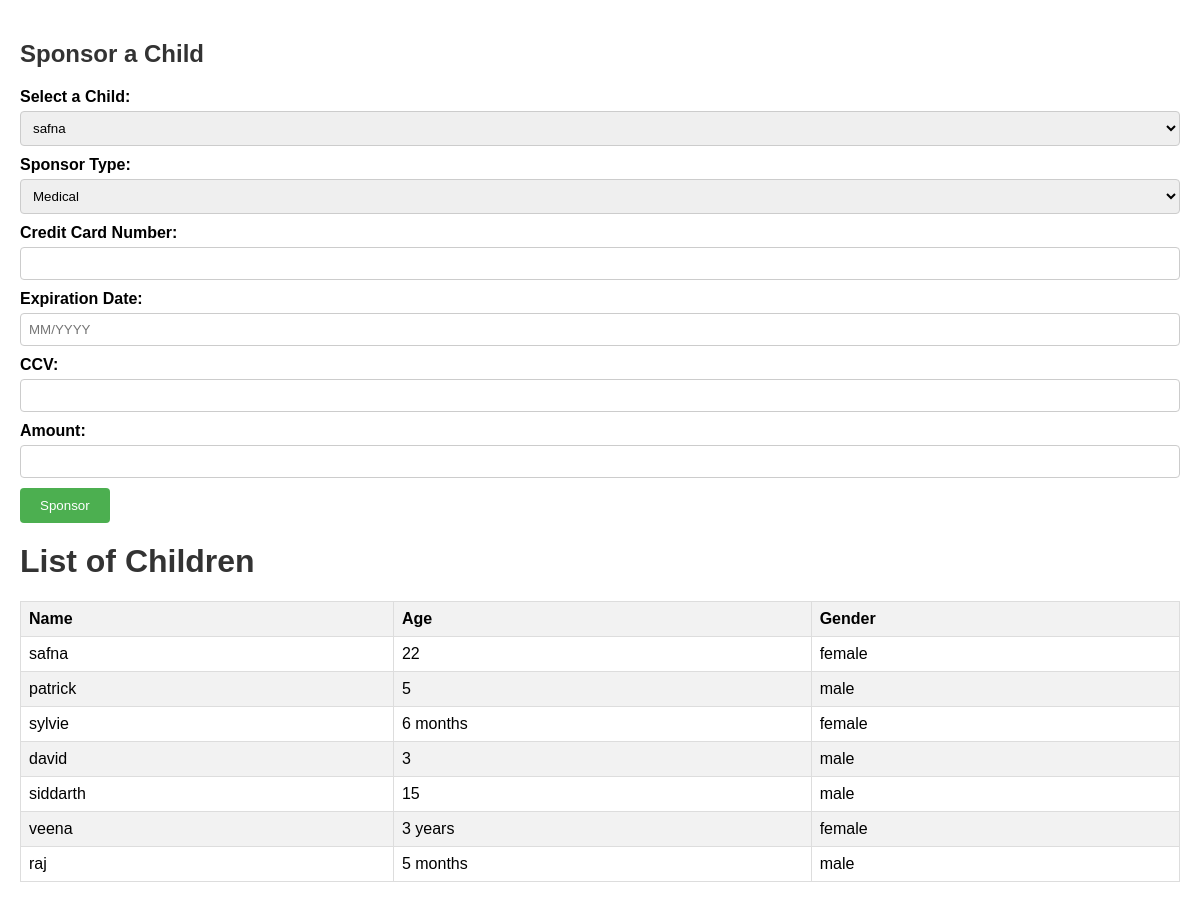
The app's page /sponsor/ (signed in) with its own data.
### ca/models.py (models this page shows)
class ChildDetails(models.Model):
    name=models.CharField(max_length=50)
    age=models.CharField(max_length=50)
    GENDER_CHOICES = (
        ('male', 'Male'),
        ('female', 'Female'),
        ('other', 'Other')
    )
    gender = models.CharField(max_length=10, choices=GENDER_CHOICES,null=True)
    since=models.PositiveIntegerField()

### ca/views.py (the view, shortened to what this page needs)
# urls.py: path('sponsor/', views.SponsorChildView.as_view(), name='sponsor_child'),
class SponsorChildView(LoginRequiredMixin, TemplateView):
    template_name = 'sponser.html'
    def get_context_data(self, **kwargs):
        context = super().get_context_data(**kwargs)
        context['children'] = ChildDetails.objects.all()
        return context

### ca/templates/sponser.html (shortened to what this page needs)
<!DOCTYPE html>
<html lang="en">
<head>
</head>
<body>
<h2>Sponsor a Child</h2>
<form method="post" action="{% url 'sponsor_child' %}">
    <label for="child">Select a Child:</label>
    <select name="child_id" id="child">
        {% for child in children %}
        <option value="{{ child.id }}">{{ child.name }}</option>
        {% endfor %}
    </select><br>
    <label for="sponsor_type">Sponsor Type:</label>
    <select name="sponsor_type" id="sponsor_type">
        <option value="medical">Medical</option>
    </select><br>
    <label for="credit_cardno">Credit Card Number:</label>
    <input type="text" name="credit_cardno" id="credit_cardno"><br>
    <label for="exp">Expiration Date:</label>
    <input type="text" name="exp" id="exp" placeholder="MM/YYYY"><br>
    <label for="ccv">CCV:</label>
    <input type="text" name="ccv" id="ccv"><br>
    <label for="amount">Amount:</label>
    <input type="number" name="budget" id="budget"><br>
    <button type="submit">Sponsor</button>
</form>
<h1>List of Children</h1>
<table border="1">
    <thead>
        <tr>
            <th>Name</th>
            <th>Age</th>
            <th>Gender</th>
        </tr>
    </thead>
    <tbody>
        {% for child in children %}
        <tr>
            <td>{{ child.name }}</td>
            <td>{{ child.age }}</td>
            <td>{{ child.gender }}</td>
        </tr>
        {% endfor %}
    </tbody>
</table>
</body>
</html>

### ca/templates/sponser.html (style rules this page uses)
body { font-family: Arial, sans-serif; margin: 0; padding: 20px; }
h2 { color: #333; }
form { margin-bottom: 20px; }
label { display: block; margin-bottom: 5px; font-weight: bold; }
select, input[type="number"], input[type="text"] { width: 100%; padding: 8px; margin-bottom: 10px; border: 1px solid #ccc; border-radius: 4px; box-sizing: border-box; }
button[type="submit"] { background-color: #4CAF50; color: white; padding: 10px 20px; border: none; border-radius: 4px; cursor: pointer; }
h1 { color: #333; margin-top: 20px; }
table { width: 100%; border-collapse: collapse; }
th, td { border: 1px solid #ddd; padding: 8px; text-align: left; }
th { background-color: #f2f2f2; }
tr:nth-child(even) { background-color: #f2f2f2; }

### records on screen
ChildDetails: name "safna", age "22", gender "female"
ChildDetails: name "patrick", age "5", gender "male"
ChildDetails: name "sylvie", age "6 months", gender "female"
ChildDetails: name "david", age "3", gender "male"
ChildDetails: name "siddarth", age "15", gender "male"
ChildDetails: name "veena", age "3 years", gender "female"
ChildDetails: name "raj", age "5 months", gender "male"

### other values on screen
form field child_id "safna"
